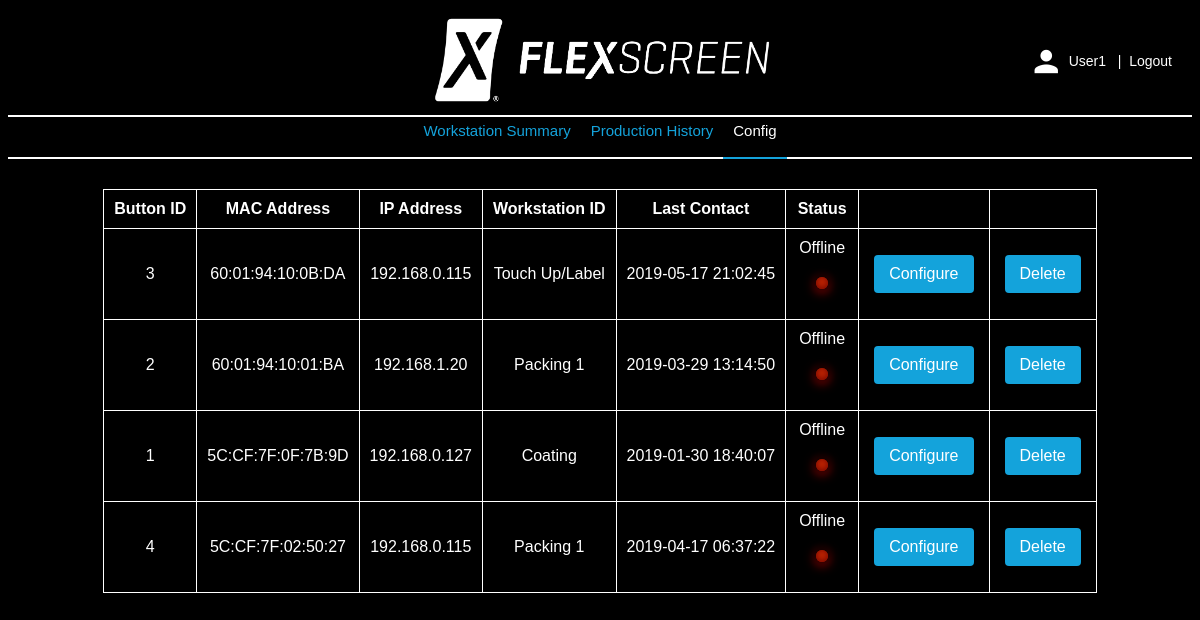
Screenshot of /website/buttonConfig.php with the database file from the repository.
### tables this page shows
CREATE TABLE `button` (
  `buttonId` int(11) NOT NULL,
  `macAddress` tinytext NOT NULL,
  `ipAddress` tinytext NOT NULL,
  `name` tinytext,
  `description` tinytext,
  `stationId` int(11) NOT NULL DEFAULT '0',
  `lastContact` datetime NOT NULL
);

CREATE TABLE `station` (
  `stationId` int(11) NOT NULL,
  `name` tinytext NOT NULL,
  `label` tinytext NOT NULL,
  `description` tinytext,
  `cycleTime` int(11) NOT NULL DEFAULT '0',
  `updateTime` datetime DEFAULT NULL
);

### website/common/databaseKey.php (called while the page is built)
<?php
$SERVER = "localhost";
$USER = "root";
$PASSWORD = "";
$DATABASE = "flexscreen";
?>

### website/common/database.php (called while the page is built, shortened)
<?php
require_once 'databaseKey.php';
require_once 'time.php';
class MySqlDatabase implements Database
{
   function __construct(
      $server,
      $user,
      $password,
      $database)
   {
      $this->server = $server;
      $this->user = $user;
      $this->password = $password;
      $this->database = $database;
   }
   public function connect()
   {
      $this->connection = new mysqli($this->server, $this->user, $this->password, $this->database);
      if ($this->connection->connect_error)
      {
      }
      else
      {
         $this->isConnected = true;
      }
   }
   public function isConnected()
   {
      return ($this->isConnected);
   }
   public function query(
      $query)
   {
      $result = NULL;
      if ($this->isConnected())
      {
         $result = $this->connection->query($query);
      }
      return ($result);
   }
   private $server = "";
   private $user = "";
   private $password = "";
   private $database = "";
   private $connection;
   private $isConnected = false;
}
class FlexscreenDatabase extends MySqlDatabase
{
   public static function getInstance()
   {
      if (!FlexscreenDatabase::$databaseInstance)
      {
         self::$databaseInstance = new FlexscreenDatabase();
         self::$databaseInstance->connect();
      }
      return (self::$databaseInstance);
   }
   public function getButton($buttonId)
   {
      $query = "SELECT * from button WHERE buttonId = \"$buttonId\";";
      $result = $this->query($query);
      return ($result);
   }
   public function getButtons()
   {
      $query = "SELECT * from button ORDER BY macAddress DESC;";
      $result = $this->query($query);
      return ($result);
   }
   public function getStation($stationId)
   {
      $query = "SELECT * from station WHERE stationId = \"$stationId\";";
      $result = $this->query($query);
      return ($result);
   }
   private static $databaseInstance = null;
}
?>

### website/common/buttonInfo.php (called while the page is built, shortened)
<?php
require_once 'database.php';
require_once 'time.php';
class ButtonInfo
{
   public $lastContact;
   public static function load($buttonId)
   {
      $buttonInfo = null;
      $database = FlexscreenDatabase::getInstance();
      if ($database && $database->isConnected())
      {
         $result = $database->getButton($buttonId);
         if ($result && ($row = $result->fetch_assoc()))
         {
            $buttonInfo= new ButtonInfo();
            $buttonInfo->buttonId = intval($row['buttonId']);
            $buttonInfo->macAddress = $row['macAddress'];
            $buttonInfo->ipAddress = $row['ipAddress'];
            $buttonInfo->name = $row['name'];
            $buttonInfo->description = $row['description'];
            $buttonInfo->stationId = intval($row['stationId']);
            $buttonInfo->lastContact = Time::fromMySqlDate($row['lastContact'], "Y-m-d H:i:s");
         }
      }
      return ($buttonInfo);
   }
   public function isOnline()
   {
      $isOnline = false;
      $now = new DateTime("now", new DateTimeZone('America/New_York'));
      $lastContact = new DateTime($this->lastContact);
      $interval = $lastContact->diff($now);
      return ($isOnline);
   }
}
?>

### website/common/time.php (called while the page is built, shortened)
<?php
class Time
{
   static public function fromMySqlDate($dateString, $format)
   {
      $dateTime = new DateTime($dateString, new DateTimeZone('UTC'));
      $dateTime->setTimezone(new DateTimeZone('America/New_York'));
      return ($dateTime->format($format));
   }
}
?>

### website/common/stationInfo.php (called while the page is built, shortened)
<?php
require_once 'database.php';
require_once 'time.php';
class StationInfo
{
   public static function load($stationId)
   {
      $stationInfo = null;
      $database = FlexscreenDatabase::getInstance();
      if ($database && $database->isConnected())
      {
         $result = $database->getStation($stationId);
         if ($result && ($row = $result->fetch_assoc()))
         {
            $stationInfo= new StationInfo();
            $stationInfo->stationId = intval($row['stationId']);
            $stationInfo->name = $row['name'];
            $stationInfo->label = $row['label'];
            $stationInfo->description = $row['description'];
            $stationInfo->cycleTime = intval($row['cycleTime']);
            $stationInfo->updateTime = Time::fromMySqlDate($row['updateTime'], "Y-m-d H:i:s");
         }
      }
      return ($stationInfo);
   }
}
?>

### website/buttonConfig.php (the view, shortened to what this page needs)
<?php
require_once 'common/buttonInfo.php';
require_once 'common/database.php';
require_once 'common/header.php';
require_once 'common/stationInfo.php';
function renderTable()
{
   echo
<<<HEREDOC
   <table>
      <tr>
         <th>Button ID</th>
         <th>MAC Address</th>
         <th>IP Address</th>
         <th>Workstation ID</th>
         <th>Last Contact</th>
         <th>Status</th>
         <th></th>
         <th></th>
      </tr>
HEREDOC;
   $database = FlexscreenDatabase::getInstance();
   if ($database && $database->isConnected())
   {
      $result = $database->getButtons();
      while ($result && $row = $result->fetch_assoc())
      {
         $buttonInfo = ButtonInfo::load($row["buttonId"]);
         $stationName = "";
         if ($buttonInfo->stationId != StationInfo::UNKNOWN_STATION_ID)
         {
            $stationInfo = StationInfo::load($buttonInfo->stationId);
            if ($stationInfo)
            {
               $stationName = $stationInfo->name;
            }
         }
         $isOnline = $buttonInfo->isOnline();
         $status = $isOnline ? "Online" : "Offline";
         $ledClass = $isOnline ? "led-green" : "led-red";
         echo
<<<HEREDOC
         <tr>
            <td>$buttonInfo->buttonId</td>
            <td>$buttonInfo->macAddress</td>
            <td>$buttonInfo->ipAddress</td>
            <td>$stationName</td>
            <td>$buttonInfo->lastContact</td>
            <td>$status <div class="$ledClass"></div></td>
            <td><button class="config-button" onclick="setButtonId($buttonInfo->buttonId); setStationId($buttonInfo->stationId); showModal('config-modal');">Configure</button></div></td>
            <td><button class="config-button" onclick="setButtonId($buttonInfo->buttonId); showModal('confirm-delete-modal');">Delete</button></div></td>
         </tr>
HEREDOC;
      }
   }
}
?>
<html>
<head>
   <link rel="stylesheet" type="text/css" href="css/flex.css"/>
   <link rel="stylesheet" type="text/css" href="css/flexscreen.css"/>
   <link rel="stylesheet" type="text/css" href="css/modal.css"/>
</head>
<body>
<div class="flex-vertical" style="align-items: flex-start;">
   <?php include 'common/menu.php';?>
   <div class="flex-horizontal main">
      <?php renderTable();?>
</body>
</html>

### website/css/flex.css (style rules this page uses)
.flex-horizontal { display: flex; flex-direction: row; align-items: center; justify-content: center; }
.flex-vertical { display: flex; flex-direction: column; align-items: center; justify-content: center; }

### website/css/flexscreen.css (style rules this page uses)
body { color: white; }
table { border-collapse: collapse; }
table, th, td { color: white; border: 1px solid white; text-align: center; }
th, td { padding: 10px; }
body { min-height: 100%; background: black; font-family: "Avant Garde", Avantgarde, "Century Gothic", CenturyGothic, AppleGothic, sans-serif; }
.main { width: 100%; height: 100%; display: flex; flex-direction: row; justify-content: center; align-items: flex-start; }
.led-red { margin: 20px 20px 20px 20px; width: 12px; height: 12px; background-color: #e53302; border-radius: 50%; box-shadow: #000 0 -1px 7px 1px, inset #600 0 -1px 9px, #F00 0 2px 12px; }
.config-button { background-color: #14a3db; border: none; color: white; padding: 10px 15px; text-align: center; text-decoration: none; font-size: 16px; border-radius: 4px; margin: 5px; }

### rows the page displays
button: buttonId "3", macAddress "60:01:94:10:0B:DA", ipAddress "192.168.0.115", stationId.name "Touch Up/Label", lastContact "2019-05-17 21:02:45", status "Offline"
button: buttonId "2", macAddress "60:01:94:10:01:BA", ipAddress "192.168.1.20", stationId.name "Packing 1", lastContact "2019-03-29 13:14:50", status "Offline"
button: buttonId "1", macAddress "5C:CF:7F:0F:7B:9D", ipAddress "192.168.0.127", stationId.name "Coating", lastContact "2019-01-30 18:40:07", status "Offline"
button: buttonId "4", macAddress "5C:CF:7F:02:50:27", ipAddress "192.168.0.115", stationId.name "Packing 1", lastContact "2019-04-17 06:37:22", status "Offline"

### other values shown
$username "User1"
